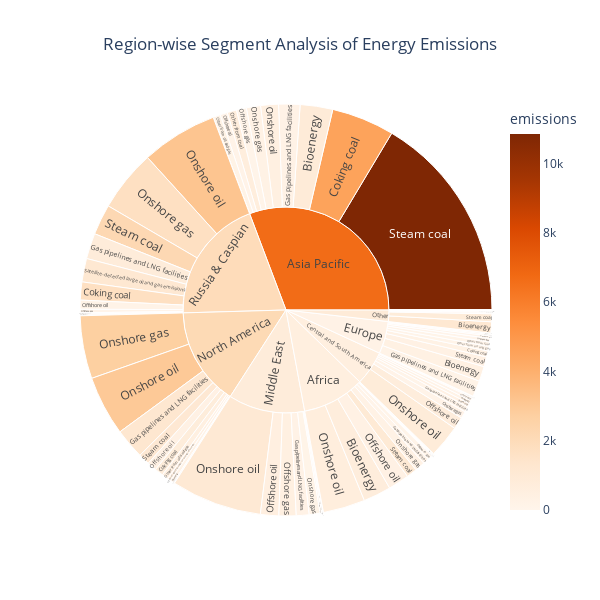

The notebook cell saved with this chart:
### Code cell
import plotly.express as px

# Filter out rows where region is 'World' or segment is 'Total' or type is not 'Energy'
energy_data = df[(df['region'] != 'World') & (df['segment'] != 'Total') & (df['type'] == 'Energy')]

# Create sunburst plot for Energy emissions
fig = px.sunburst(energy_data, path=['region', 'segment'], values='emissions', color='emissions',
                  color_continuous_scale='oranges', title='Region-wise Segment Analysis of Energy Emissions',
                  height=600, width=600)
fig.update_layout(title_x=0.5)
# Show the plot
fig.show()

### Figure 1 — Plotly figure (JSON) as saved in the notebook; plotly's stock layout.template omitted (floating-point values rounded to 4 significant figures)
{"data": [{"branchvalues": "total", "customdata": [[718.8], [904.4], [176.8], [381.1], [4.57], [181.8], [1187.0], [27.36], [50.23], [4526.0], [25.48], [275.2], [35.7], [752.9], [17.07], [1719.0], [81.69], [231.9], [76.44], [201.6], [226.2], [1285.0], [62.29], [773.5], [82.56], [91.73], [53.85], [15.76], [447.1], [31.94], [3.193], [60.36], [330.9], [137.4], [688.5], [34.09], [502.0], [334.4], [0.02436], [179.4], [270.5], [284.7], [150.2], [53.38], [121.7], [2727.0], [14.53], [1712.0], [632.5], [481.0], [833.2], [47.85], [1080.0], [2981.0], [78.8], [3163.0], [41.24], [661.8], [2.306], [113.3], [0.6646], [19.8], [35.81], [64.1], [11.73], [213.2], [32.38], [102.7], [47.8], [485.1], [28.12], [77.81], [62.69], [8.341], [27.3], [3.9], [45.07], [357.6], [1181.0], [1007.0], [10850.0], [345.2], [328.5], [0.5593], [1136.0], [838.1], [2202.0], [543.2], [6662.0], [565.0], [234.7], [778.2], [2115.0], [882.2], [1970.0]], "domain": {"x": [0, 1], "y": [0, 1]}, "hovertemplate": "labels=%{label}<br>emissions_sum=%{value}<br>parent=%{parent}<br>id=%{id}<br>emissions=%{color}<extra></extra>", "ids": ["Africa/Bioenergy", "Asia Pacific/Bioenergy", "Central and South America/Bioenergy", "Europe/Bioenergy", "Middle East/Bioenergy", "North America/Bioenergy", "Other/Bioenergy", "Russia & Caspian/Bioenergy", "Africa/Coking coal", "Asia Pacific/Coking coal", "Central and South America/Coking coal", "Europe/Coking coal", "Middle East/Coking coal", "North America/Coking coal", "Other/Coking coal", "Russia & Caspian/Coking coal", "Africa/Gas pipelines and LNG facilities", "Asia Pacific/Gas pipelines and LNG facilities", "Central and South America/Gas pipelines and LNG facilities", "Europe/Gas pipelines and LNG facilities", "Middle East/Gas pipelines and LNG facilities", "North America/Gas pipelines and LNG facilities", "Other/Gas pipelines and LNG facilities", "Russia & Caspian/Gas pipelines and LNG facilities", "Africa/Offshore gas", "Asia Pacific/Offshore gas", "Central and South America/Offshore gas", "Europe/Offshore gas", "Middle East/Offshore gas", "North America/Offshore gas", "Other/Offshore gas", "Russia & Caspian/Offshore gas", "Africa/Offshore oil", "Asia Pacific/Offshore oil", "Central and South America/Offshore oil", "Europe/Offshore oil", "Middle East/Offshore oil", "North America/Offshore oil", "Other/Offshore oil", "Russia & Caspian/Offshore oil", "Africa/Onshore gas", "Asia Pacific/Onshore gas", "Central and South America/Onshore gas", "Europe/Onshore gas", "Middle East/Onshore gas", "North America/Onshore gas", "Other/Onshore gas", "Russia & Caspian/Onshore gas", "Africa/Onshore oil", "Asia Pacific/Onshore oil", "Central and South America/Onshore oil", "Europe/Onshore oil", "Middle East/Onshore oil", "North America/Onshore oil", "Other/Onshore oil", "Russia & Caspian/Onshore oil", "Africa/Other from coal", "Asia Pacific/Other from coal", "Central and South America/Other from coal", "Europe/Other from coal", "Middle East/Other from coal", "North America/Other from coal", "Other/Other from coal", "Russia & Caspian/Other from coal", "Africa/Other from oil and gas", "Asia Pacific/Other from oil and gas", "Central and South America/Other from oil and gas", "Europe/Other from oil and gas", "Middle East/Other from oil and gas", "North America/Other from oil and gas", "Other/Other from oil and gas", "Russia & Caspian/Other from oil and gas", "Africa/Satellite-detected large oil and gas emissions", "Asia Pacific/Satellite-detected large oil and gas emissions", "Central and South America/Satellite-detected large oil and gas emissions", "Europe/Satellite-detected large oil and gas emissions", "Middle East/Satellite-detected large oil and gas emissions", "North America/Satellite-detected large oil and gas emissions", "Russia & Caspian/Satellite-detected large oil and gas emissions", "Africa/Steam coal", "Asia Pacific/Steam coal", "Central and South America/Steam coal", "Europe/Steam coal", "Middle East/Steam coal", "North America/Steam coal", "Other/Steam coal", "Russia & Caspian/Steam coal", "Africa", "Asia Pacific", "Central and South America", "Europe", "Middle East", "North America", "Other", "Russia & Caspian"], "labels": ["Bioenergy", "Bioenergy", "Bioenergy", "Bioenergy", "Bioenergy", "Bioenergy", "Bioenergy", "Bioenergy", "Coking coal", "Coking coal", "Coking coal", "Coking coal", "Coking coal", "Coking coal", "Coking coal", "Coking coal", "Gas pipelines and LNG facilities", "Gas pipelines and LNG facilities", "Gas pipelines and LNG facilities", "Gas pipelines and LNG facilities", "Gas pipelines and LNG facilities", "Gas pipelines and LNG facilities", "Gas pipelines and LNG facilities", "Gas pipelines and LNG facilities", "Offshore gas", "Offshore gas", "Offshore gas", "Offshore gas", "Offshore gas", "Offshore gas", "Offshore gas", "Offshore gas", "Offshore oil", "Offshore oil", "Offshore oil", "Offshore oil", "Offshore oil", "Offshore oil", "Offshore oil", "Offshore oil", "Onshore gas", "Onshore gas", "Onshore gas", "Onshore gas", "Onshore gas", "Onshore gas", "Onshore gas", "Onshore gas", "Onshore oil", "Onshore oil", "Onshore oil", "Onshore oil", "Onshore oil", "Onshore oil", "Onshore oil", "Onshore oil", "Other from coal", "Other from coal", "Other from coal", "Other from coal", "Other from coal", "Other from coal", "Other from coal", "Other from coal", "Other from oil and gas", "Other from oil and gas", "Other from oil and gas", "Other from oil and gas", "Other from oil and gas", "Other from oil and gas", "Other from oil and gas", "Other from oil and gas", "Satellite-detected large oil and gas emissions", "Satellite-detected large oil and gas emissions", "Satellite-detected large oil and gas emissions", "Satellite-detected large oil and gas emissions", "Satellite-detected large oil and gas emissions", "Satellite-detected large oil and gas emissions", "Satellite-detected large oil and gas emissions", "Steam coal", "Steam coal", "Steam coal", "Steam coal", "Steam coal", "Steam coal", "Steam coal", "Steam coal", "Africa", "Asia Pacific", "Central and South America", "Europe", "Middle East", "North America", "Other", "Russia & Caspian"], "marker": {"coloraxis": "coloraxis", "colors": [718.8, 904.4, 176.8, 381.1, 4.57, 181.8, 1187.0, 27.36, 50.23, 4526.0, 25.48, 275.2, 35.7, 752.9, 17.07, 1719.0, 81.69, 231.9, 76.44, 201.6, 226.2, 1285.0, 62.29, 773.5, 82.56, 91.73, 53.85, 15.76, 447.1, 31.94, 3.193, 60.36, 330.9, 137.4, 688.5, 34.09, 502.0, 334.4, 0.02436, 179.4, 270.5, 284.7, 150.2, 53.38, 121.7, 2727.0, 14.53, 1712.0, 632.5, 481.0, 833.2, 47.85, 1080.0, 2981.0, 78.8, 3163.0, 41.24, 661.8, 2.306, 113.3, 0.6646, 19.8, 35.81, 64.1, 11.73, 213.2, 32.38, 102.7, 47.8, 485.1, 28.12, 77.81, 62.69, 8.341, 27.3, 3.9, 45.07, 357.6, 1181.0, 1007.0, 10850.0, 345.2, 328.5, 0.5593, 1136.0, 838.1, 2202.0, 543.2, 6662.0, 565.0, 234.7, 778.2, 2115.0, 882.2, 1970.0]}, "name": "", "parents": ["Africa", "Asia Pacific", "Central and South America", "Europe", "Middle East", "North America", "Other", "Russia & Caspian", "Africa", "Asia Pacific", "Central and South America", "Europe", "Middle East", "North America", "Other", "Russia & Caspian", "Africa", "Asia Pacific", "Central and South America", "Europe", "Middle East", "North America", "Other", "Russia & Caspian", "Africa", "Asia Pacific", "Central and South America", "Europe", "Middle East", "North America", "Other", "Russia & Caspian", "Africa", "Asia Pacific", "Central and South America", "Europe", "Middle East", "North America", "Other", "Russia & Caspian", "Africa", "Asia Pacific", "Central and South America", "Europe", "Middle East", "North America", "Other", "Russia & Caspian", "Africa", "Asia Pacific", "Central and South America", "Europe", "Middle East", "North America", "Other", "Russia & Caspian", "Africa", "Asia Pacific", "Central and South America", "Europe", "Middle East", "North America", "Other", "Russia & Caspian", "Africa", "Asia Pacific", "Central and South America", "Europe", "Middle East", "North America", "Other", "Russia & Caspian", "Africa", "Asia Pacific", "Central and South America", "Europe", "Middle East", "North America", "Russia & Caspian", "Africa", "Asia Pacific", "Central and South America", "Europe", "Middle East", "North America", "Other", "Russia & Caspian", "", "", "", "", "", "", "", ""], "type": "sunburst", "values": [2948.0, 3456.0, 354.2, 1592.0, 9.656, 348.9, 1187.0, 29.47, 88.29, 6671.0, 25.48, 642.5, 35.7, 918.9, 17.07, 1914.0, 635.7, 2266.0, 600.0, 1714.0, 1361.0, 3224.0, 114.0, 2724.0, 486.4, 1061.0, 325.5, 148.2, 1824.0, 111.7, 5.621, 380.1, 2232.0, 776.8, 1290.0, 146.4, 1947.0, 1002.0, 0.02884, 955.2, 1073.0, 1509.0, 751.8, 363.7, 1151.0, 6680.0, 25.58, 6543.0, 4469.0, 1891.0, 3453.0, 266.7, 9633.0, 6347.0, 169.1, 8104.0, 44.48, 988.3, 4.166, 464.7, 1.312, 24.8, 35.81, 135.8, 98.28, 755.9, 120.4, 490.3, 172.6, 682.4, 28.12, 145.2, 72, 18.0, 27.3, 7.8, 134.4, 357.6, 2489.0, 1120.0, 22230.0, 371.3, 1046.0, 0.5593, 1202.0, 838.1, 3242.0, 13270.0, 41620.0, 7323.0, 6882.0, 16270.0, 20900.0, 2421.0, 26660.0]}], "layout": {"coloraxis": {"colorbar": {"title": {"text": "emissions"}}, "colorscale": [[0, "rgb(255,245,235)"], [0.125, "rgb(254,230,206)"], [0.25, "rgb(253,208,162)"], [0.375, "rgb(253,174,107)"], [0.5, "rgb(253,141,60)"], [0.625, "rgb(241,105,19)"], [0.75, "rgb(217,72,1)"], [0.875, "rgb(166,54,3)"], [1, "rgb(127,39,4)"]]}, "height": 600, "legend": {"tracegroupgap": 0}, "title": {"text": "Region-wise Segment Analysis of Energy Emissions", "x": 0.5}, "width": 600}}
